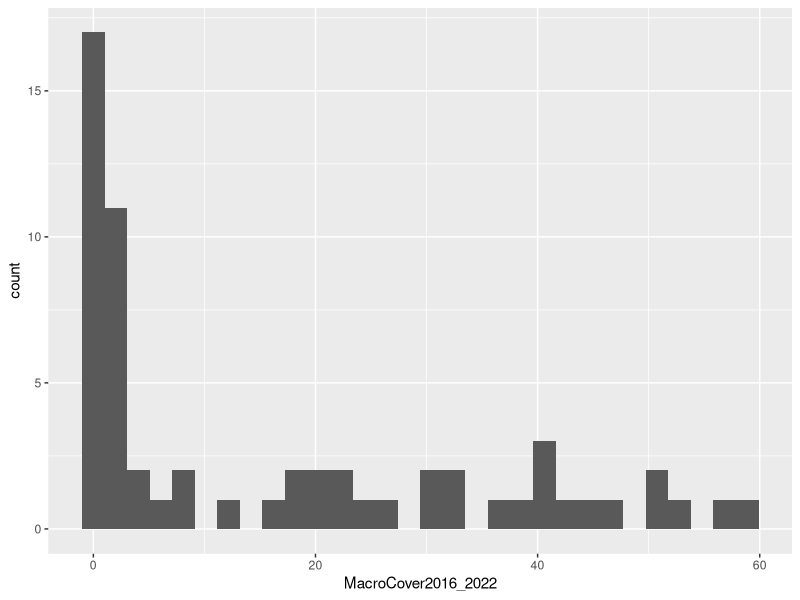
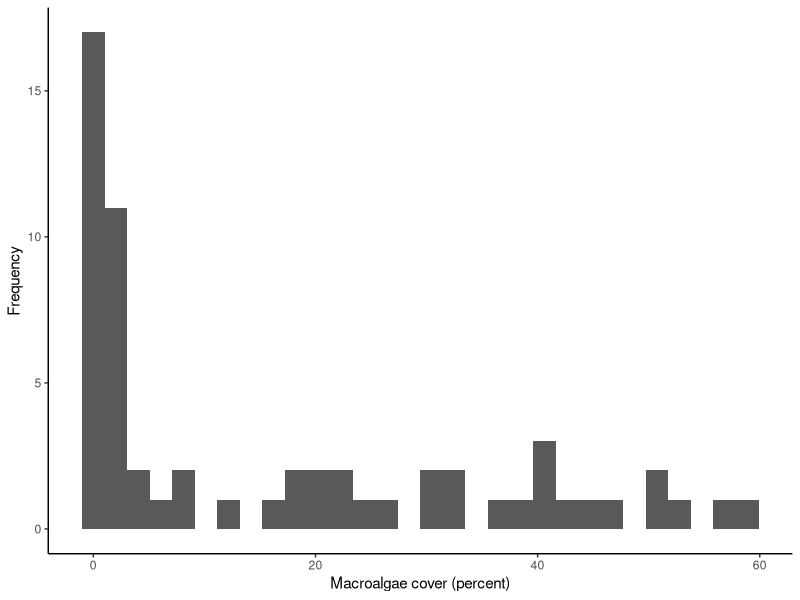
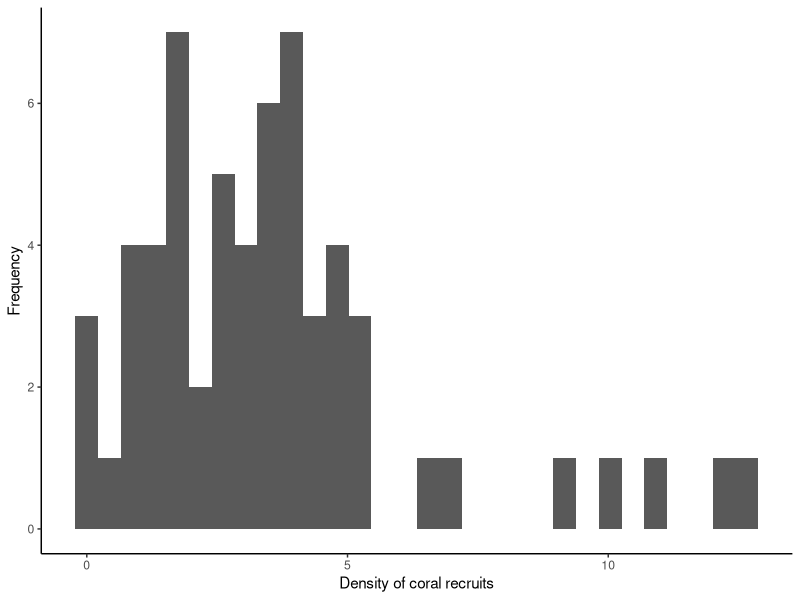
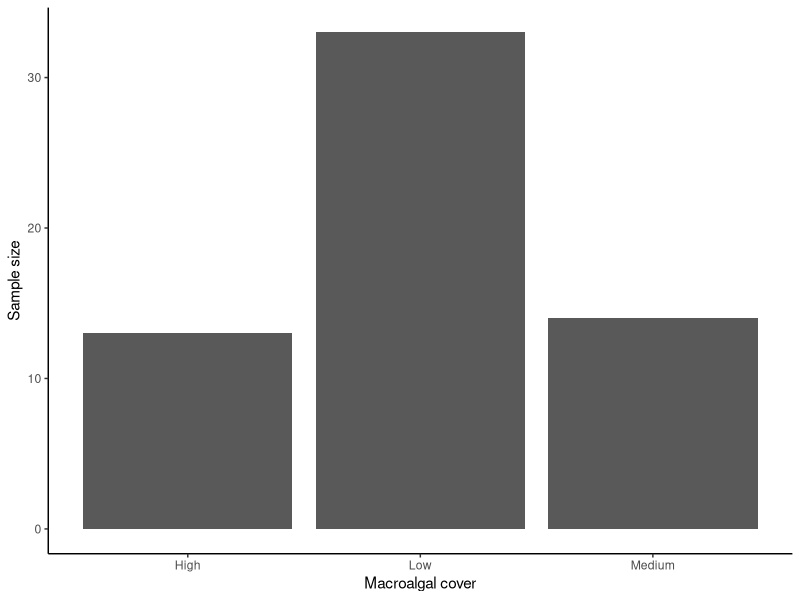
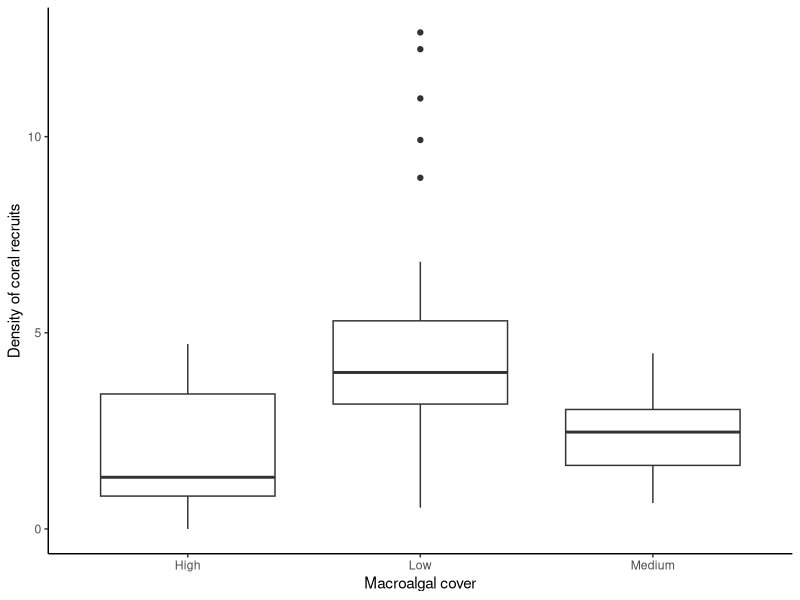
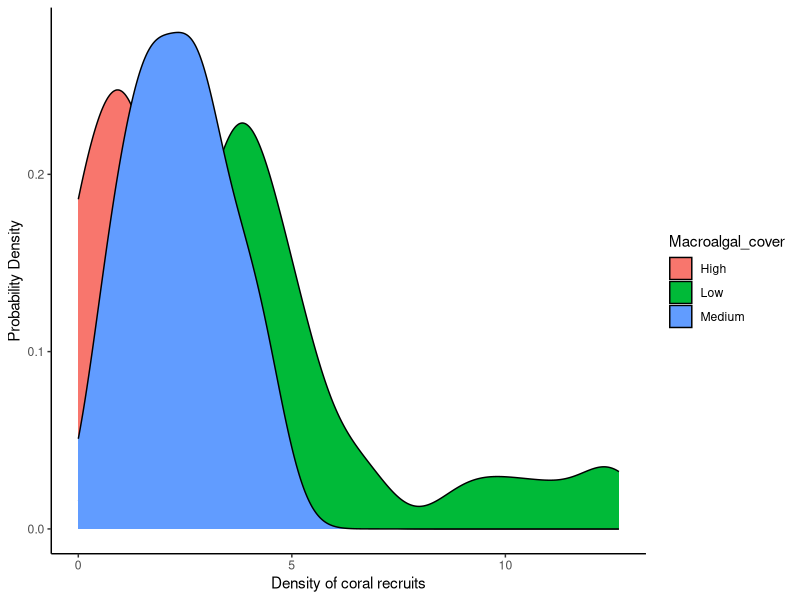
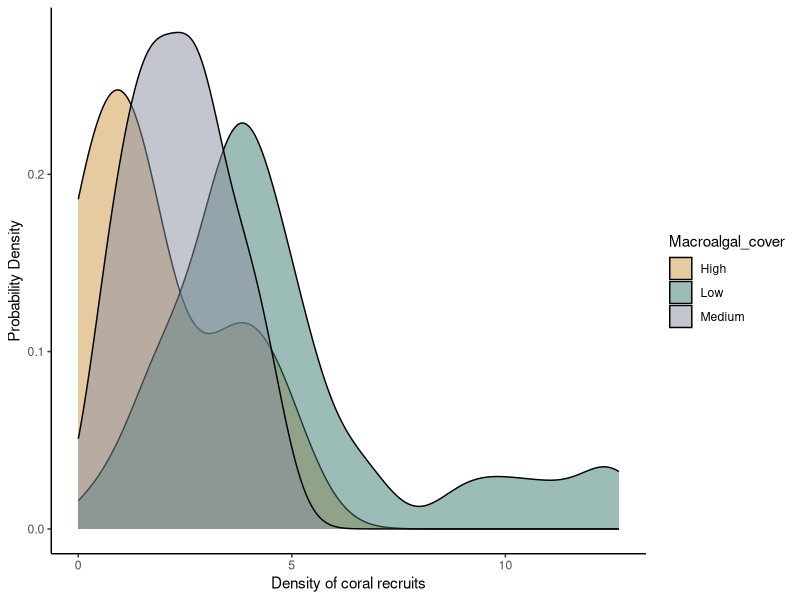
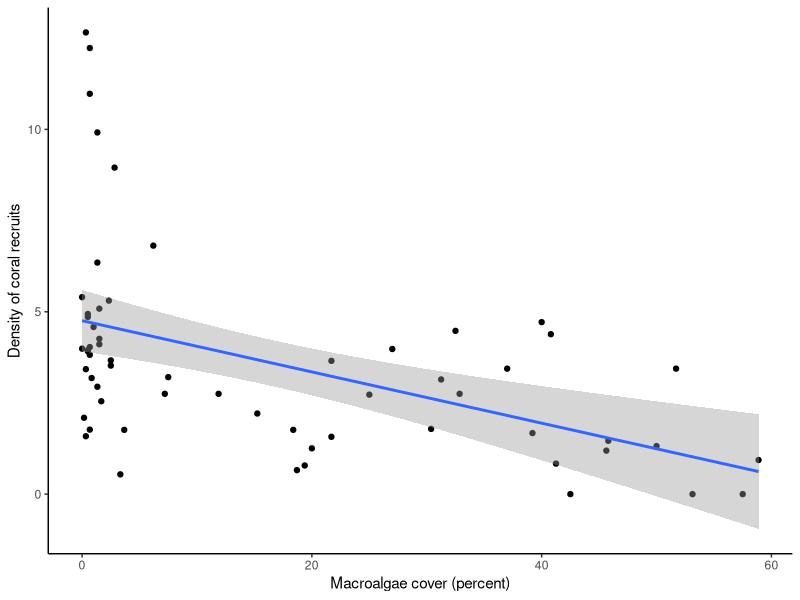

Source code (R) for these figures, in order:
## ---- chunk 1
knitr::opts_chunk$set(echo = TRUE)
## ---- chunk 2
library(ggplot2)
## ---- chunk 3
coral <- read.csv("Recruit_densities_MRB.csv")
## ---- chunk 4
ggplot(data=coral, aes(x=MacroCover2016_2022)) +
  geom_histogram()
## ---- chunk 5
ggplot(data=coral, aes(x=MacroCover2016_2022)) +
  geom_histogram() +
  labs(x="Macroalgae cover (percent)", y="Frequency") +
  theme_classic()
## ---- chunk 6
ggplot(data=coral, aes(x=RecruitDen)) +
  geom_histogram() +
  labs(x="Density of coral recruits", y="Frequency") +
  theme_classic()
## ---- chunk 7
ggplot(data=coral, aes(x=Macroalgal_cover)) +
  geom_bar() +
  labs(x="Macroalgal cover", y="Sample size") +
  theme_classic()
## ---- chunk 8
ggplot(data = coral, aes(x = Macroalgal_cover, y = RecruitDen)) +
  geom_boxplot() +
  labs(x = "Macroalgal cover", y = "Density of coral recruits") +
  theme_classic()
## ---- chunk 9
ggplot(data = coral, aes(x = RecruitDen,fill=Macroalgal_cover))+
  geom_density() +
  labs(x = "Density of coral recruits", y = "Probability Density") +
  theme_classic()
## ---- chunk 10
ggplot(data = coral, aes(x = RecruitDen,fill=Macroalgal_cover))+
  geom_density(alpha = 0.5) +
  scale_fill_manual(values=c("#ce9642","#3b7c70","#898e9f")) +
  labs(x = "Density of coral recruits", y = "Probability Density") +
  theme_classic()
## ---- chunk 11
ggplot(data = coral, aes(x = MacroCover2016_2022, y = RecruitDen))+
  geom_point() +
  geom_smooth(method = "lm") +
  labs(x = "Macroalgae cover (percent)", y = "Density of coral recruits") +
  theme_classic()
